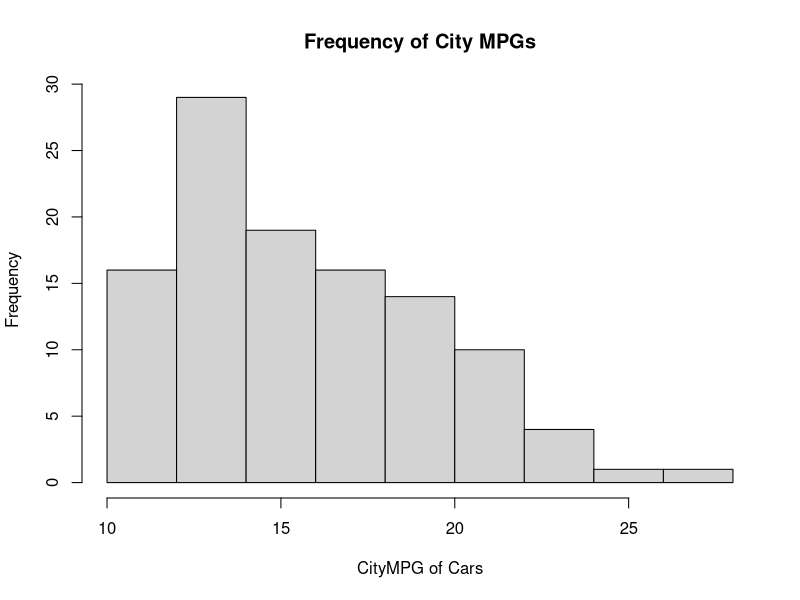
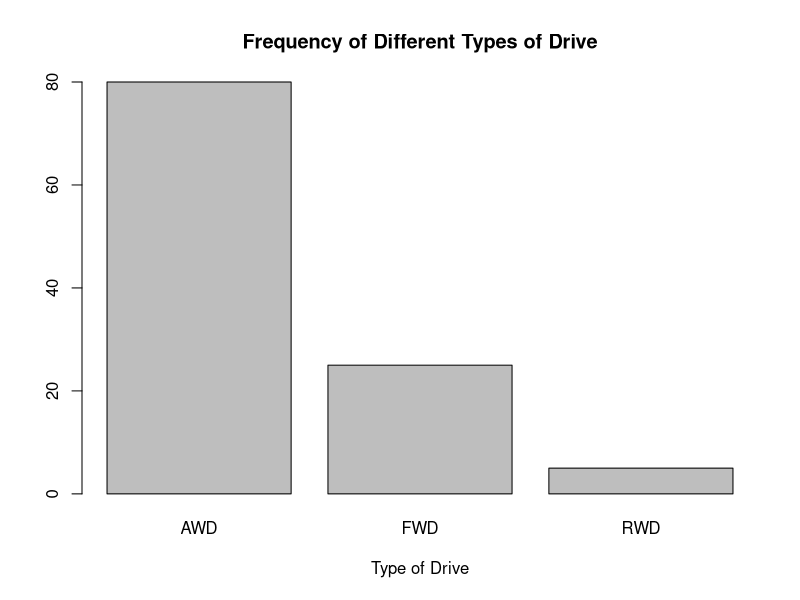
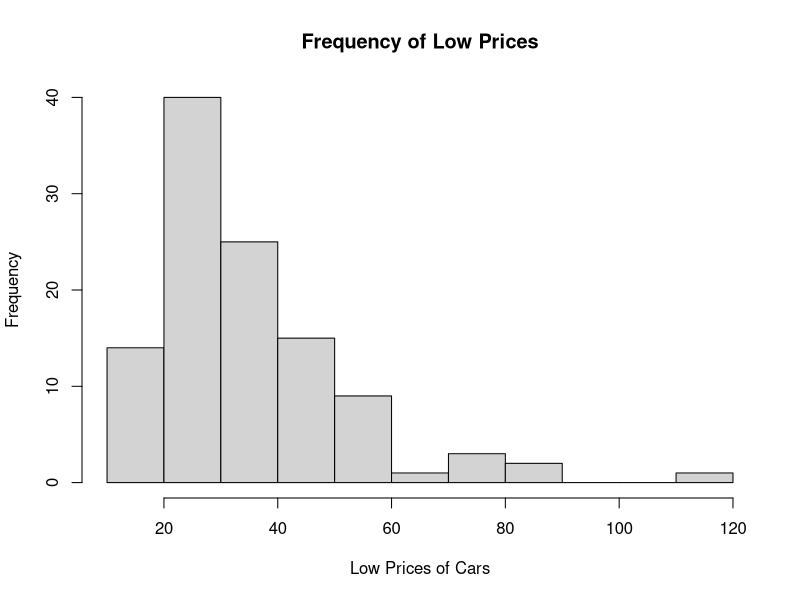
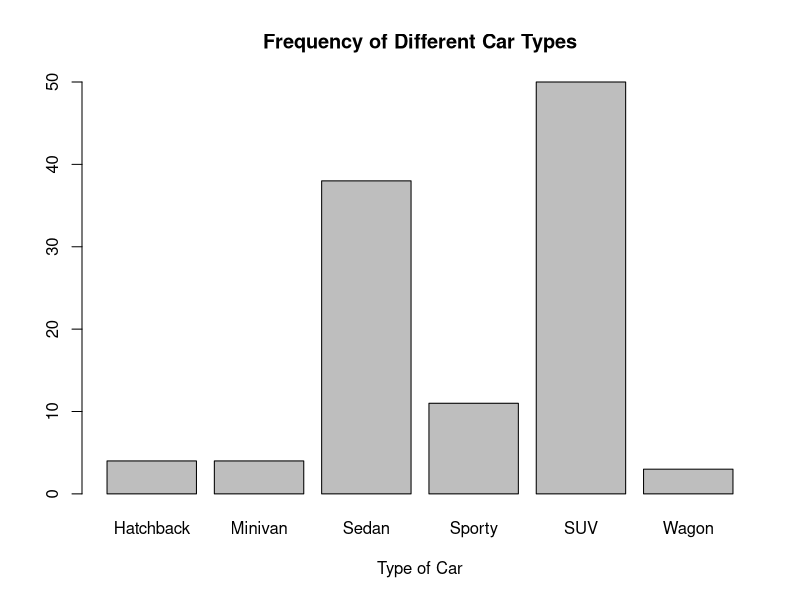
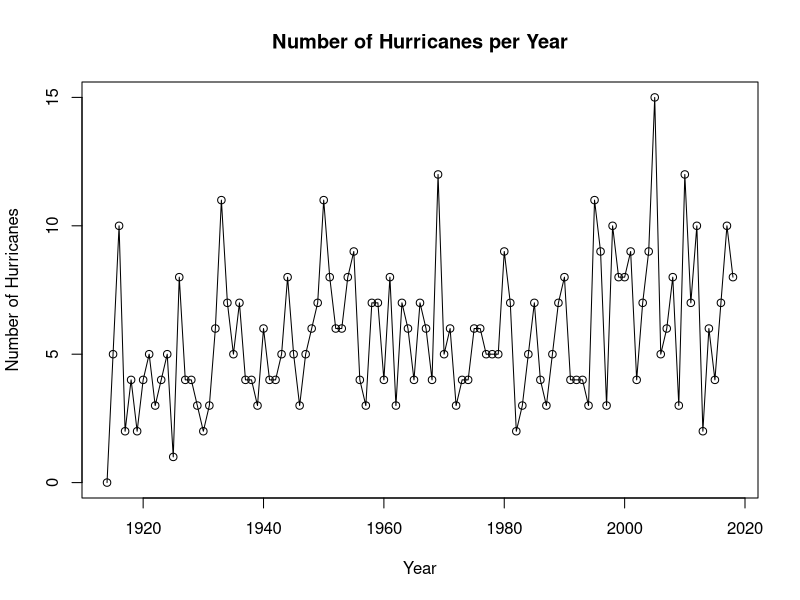

Generate these figures, in order, with R:
## ---- chunk 1
knitr::opts_chunk$set(echo = TRUE)
## ---- chunk 2
library(readr)
Cars2020 <- read_csv("../datasets/Cars2020.csv")
# str() prints out a page worth of text
# str(Cars2020)
## ---- chunk 3
# CityMPG
hist(Cars2020$CityMPG, xlab = "CityMPG of Cars", 
     main = "Frequency of City MPGs")

# Drive
drives <- table(Cars2020$Drive)
barplot(drives, xlab = "Type of Drive", 
        main = "Frequency of Different Types of Drive")

# LowPrice
hist(Cars2020$LowPrice, xlab = "Low Prices of Cars", 
     main = "Frequency of Low Prices")

# Type
types <- table(Cars2020$Type)
barplot(types, xlab = "Type of Car", 
        main = "Frequency of Different Car Types")
## ---- chunk 4
mpgs <- Cars2020$CityMPG
summary(mpgs)
sd(mpgs)
iqr <- 19.0 - 13.25
iqr
range <- 28 - 10
range
quantile(mpgs, 0.05)
quantile(mpgs, 0.95)
## ---- chunk 5
anyNA(Cars2020$Type) #FALSE
table(Cars2020$Type)
round(((table(Cars2020$Type)/nrow(Cars2020)) * 100), 2) #percentages
## ---- chunk 6
library(readr)
Hurricanes2018 <- read_csv("../datasets/Hurricanes2018.csv")
str(Hurricanes2018)
## ---- chunk 7
plot(Hurricanes2018$Year, Hurricanes2018$Hurricanes, xlab = "Year", ylab = "Number of Hurricanes", main = "Number of Hurricanes per Year")
lines(Hurricanes2018$Year, Hurricanes2018$Hurricanes)
